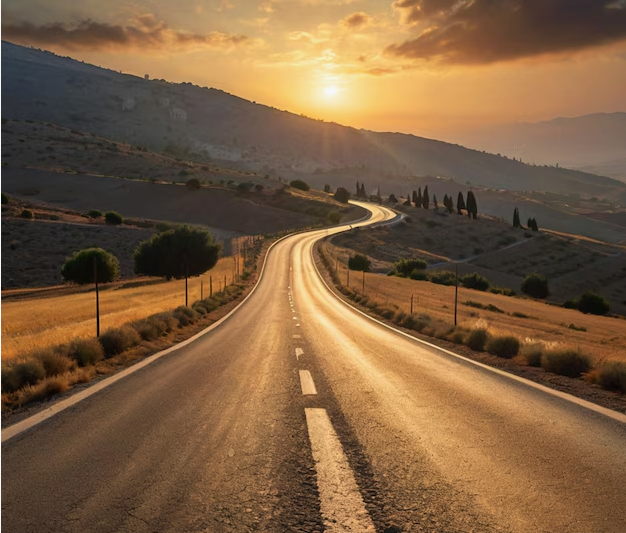
#> input picture imgs/cover_road.png, 626 x 533 px
$ python analyze.py
#> lines starting #> are read from the running program, lines starting #| are printed output that depends on the picture; long printed decimals are rounded
### src/stego.py
import io
import os
import struct
import hashlib
import numpy as np
from PIL import Image
from cryptography.exceptions import InvalidTag
from cryptography.hazmat.primitives.kdf.pbkdf2 import PBKDF2HMAC
from cryptography.hazmat.primitives import hashes
from cryptography.hazmat.primitives.ciphers.aead import AESGCM

def derive_key(password: str, salt: bytes) -> bytes:
    kdf = PBKDF2HMAC(
        algorithm=hashes.SHA256(),
        length=32,
        salt=salt,
        iterations=100_000,
    )
    return kdf.derive(password.encode("utf-8"))

def encrypt_message(plaintext: str, password: str) -> bytes:
    salt = os.urandom(16)
    nonce = os.urandom(12)
    key = derive_key(password, salt)
    aesgcm = AESGCM(key)
    ciphertext = aesgcm.encrypt(nonce, plaintext.encode("utf-8"), None)
    return salt + nonce + ciphertext

def decrypt_message(blob: bytes, password: str) -> str:
    if len(blob) < 44:
        raise ValueError("Ошибка")
    salt = blob[:16]
    nonce = blob[16:28]
    ciphertext = blob[28:]
    key = derive_key(password, salt)
    aesgcm = AESGCM(key)
    try:
        plaintext_bytes = aesgcm.decrypt(nonce, ciphertext, None)
        return plaintext_bytes.decode("utf-8")
    except (InvalidTag, UnicodeDecodeError) as e:
        raise ValueError("Ошибка") from e

def pack_plain_message(plaintext: str) -> bytes:
    raw = plaintext.encode("utf-8")
    checksum = hashlib.sha256(raw).digest()[:4]
    return checksum + raw

def unpack_plain_message(blob: bytes) -> str:
    if len(blob) < 4:
        raise ValueError("Ошибка")
    expected_checksum = blob[:4]
    raw = blob[4:]
    actual_checksum = hashlib.sha256(raw).digest()[:4]
    if expected_checksum != actual_checksum:
        raise ValueError("Ошибка")
    try:
        return raw.decode("utf-8")
    except UnicodeDecodeError as e:
        raise ValueError("Ошибка") from e

def bytes_to_bits(data: bytes) -> np.ndarray:
    byte_arr = np.frombuffer(data, dtype=np.uint8)
    return np.unpackbits(byte_arr)

def bits_to_bytes(bits: np.ndarray) -> bytes:
    return np.packbits(bits).tobytes()

def get_positions(total_components: int, password: str = None) -> np.ndarray:
    if password is None:
        return np.arange(total_components, dtype=np.int64)
    seed = int.from_bytes(hashlib.sha256(password.encode("utf-8")).digest()[:8], "big")
    rng = np.random.default_rng(seed)
    return rng.permutation(total_components)

def embed(cover_path: str, stego_path, message: str, mode: str = "plain", password: str = "Naadin") -> int:
    img = Image.open(cover_path).convert("RGB")
    arr = np.array(img, dtype=np.uint8)
    flat = arr.flatten()
    capacity_bits = flat.size

    if mode == "plain":
        payload = pack_plain_message(message)
        positions = get_positions(capacity_bits, password=None)
    elif mode == "encrypted":
        payload = encrypt_message(message, password)
        positions = get_positions(capacity_bits, password=None)
    elif mode == "random":
        payload = encrypt_message(message, password)
        positions = get_positions(capacity_bits, password=password)
    else:
        raise ValueError("Ошибка")

    packet = struct.pack(">I", len(payload)) + payload
    bits = bytes_to_bits(packet)

    if bits.size > capacity_bits:
        raise ValueError(f"Ошибка")

    target_indices = positions[: bits.size]
    flat[target_indices] = (flat[target_indices] & 0xFE) | bits

    stego_arr = flat.reshape(arr.shape)
    Image.fromarray(stego_arr, mode="RGB").save(stego_path, format="PNG")
    return bits.size

def extract(stego_path, mode: str = "plain", password: str = "Naadin") -> str:
    try:
        img = Image.open(stego_path).convert("RGB")
    except Exception as e:
        raise ValueError("Ошибка") from e

    flat = np.array(img, dtype=np.uint8).flatten()
    capacity_bits = flat.size

    if capacity_bits < 32:
        raise ValueError("Ошибка")

    positions = get_positions(capacity_bits, password=password if mode == "random" else None)

    try:
        len_bits = flat[positions[:32]] & 1
        payload_len = struct.unpack(">I", bits_to_bytes(len_bits))[0]
    except struct.error as e:
        raise ValueError("Ошибка") from e

    total_bits_needed = 32 + payload_len * 8
    if payload_len == 0 or total_bits_needed > capacity_bits:
        raise ValueError("Ошибка")

    payload_bits = flat[positions[32:total_bits_needed]] & 1
    payload = bits_to_bytes(payload_bits)

    if mode == "plain":
        return unpack_plain_message(payload)
    elif mode in ("encrypted", "random"):
        return decrypt_message(payload, password)
    else:
        raise ValueError("Ошибка")

# [17 lines that do not run on import are left out]

### src/analyze.py
import io
import os
import csv
import numpy as np
import matplotlib.pyplot as plt
from PIL import Image
from scipy.stats import chisquare
from skimage.metrics import peak_signal_noise_ratio, structural_similarity

from stego import embed, extract

def calc_chi_square(flat_arr: np.ndarray):
    hist = np.bincount(flat_arr, minlength=256)
    even = hist[0::2].astype(np.float64)
    odd = hist[1::2].astype(np.float64)
    expected = (even + odd) / 2.0

    mask = expected > 5
    if np.sum(mask) < 2:
        return 0.0, 1.0

    obs = np.concatenate([even[mask], odd[mask]])
    exp = np.concatenate([expected[mask], expected[mask]])

    ddof = int(np.sum(mask))
    stat, p_val = chisquare(f_obs=obs, f_exp=exp, ddof=ddof)
    return float(stat), float(p_val)

def evaluate_image(cover_arr: np.ndarray, stego_arr: np.ndarray):
    cover_flat = cover_arr.flatten()
    stego_flat = stego_arr.flatten()

    if np.array_equal(cover_arr, stego_arr):
        psnr_val = float("inf")
        ssim_val = 1.0
    else:
        psnr_val = float(peak_signal_noise_ratio(cover_arr, stego_arr, data_range=255))
        ssim_val = float(structural_similarity(cover_arr, stego_arr, channel_axis=2, data_range=255))

    changed_count = int(np.sum(cover_flat != stego_flat))
    total_components = int(cover_flat.size)
    changed_ratio = changed_count / total_components

    lsb = stego_flat & 1
    p_lsb_1 = float(np.mean(lsb))
    p_lsb_0 = 1.0 - p_lsb_1

    chi2_stat, p_value = calc_chi_square(stego_flat)

    return {
        "psnr": psnr_val,
        "ssim": ssim_val,
        "changed_count": changed_count,
        "total_components": total_components,
        "changed_ratio": changed_ratio,
        "p_lsb_0": p_lsb_0,
        "p_lsb_1": p_lsb_1,
        "chi2": chi2_stat,
        "p_value": p_value,
    }

def generate_payload_text(target_bytes: int) -> str:
    base = "Cryptography"
    encoded = base.encode("utf-8")
    repeats = (target_bytes // len(encoded)) + 2
    full_bytes = (encoded * repeats)[:target_bytes]
    return full_bytes.decode("utf-8", errors="ignore")

def plot_visualizations(cover_arr: np.ndarray, stego_arr: np.ndarray, cover_label: str, out_dir: str):
    diff = np.abs(cover_arr.astype(np.int16) - stego_arr.astype(np.int16)).astype(np.uint8)
    diff_amplified = diff * 255

    plt.figure(figsize=(10, 5))
    plt.subplot(1, 2, 1)
    plt.imshow(cover_arr)
    plt.title(f"Исходное изображение ({cover_label})")
    plt.axis("off")

    plt.subplot(1, 2, 2)
    plt.imshow(diff_amplified)
    plt.title("Карта разности")
    plt.axis("off")

    plt.tight_layout()
    plt.savefig(os.path.join(out_dir, "difference.png"), dpi=150)
    plt.close()

    cover_flat = cover_arr.flatten()
    stego_flat = stego_arr.flatten()

    hist_cover = np.bincount(cover_flat, minlength=256).astype(np.float64)
    hist_stego = np.bincount(stego_flat, minlength=256).astype(np.float64)

    max_val = max(hist_cover.max(), hist_stego.max())
    hist_cover_pct = (hist_cover / max_val) * 100.0
    hist_stego_pct = (hist_stego / max_val) * 100.0

    x = np.arange(256)
    plt.figure(figsize=(10, 5))
    plt.fill_between(x, hist_cover_pct, color="royalblue", alpha=0.45, label="Cover")
    plt.plot(x, hist_cover_pct, color="royalblue", linewidth=1)

    plt.fill_between(x, hist_stego_pct, color="crimson", alpha=0.35, label="Stego Plain LSB")
    plt.plot(x, hist_stego_pct, color="crimson", linewidth=1)

    plt.title("Сравнительная гистограмма распределения яркости (0–255)")
    plt.xlabel("Яркость пикселя (0–255)")
    plt.ylabel("Относительная частота (%)")
    plt.xlim(0, 255)
    plt.ylim(0, 105)
    plt.xticks((0, 64, 128, 192, 255))
    plt.yticks((0, 50, 100), ("0%", "50%", "100%"))
    plt.legend()
    plt.grid(axis="y", linestyle="--", alpha=0.4)

    plt.tight_layout()
    plt.savefig(os.path.join(out_dir, "histogram.png"), dpi=150)
    plt.close()

def plot_three_methods_diff(cover_arr: np.ndarray, imgs_dir: str, out_dir: str):
    modes = [
        ("stego_plain.png", "Plain LSB"),
        ("stego_encrypted.png", "Encrypted LSB"),
        ("stego_random.png", "Encrypted Random LSB")
    ]

    plt.figure(figsize=(15, 5))
    for i, (fname, title) in enumerate(modes, 1):
        stego_path = os.path.join(imgs_dir, fname)
        stego_arr = np.array(Image.open(stego_path).convert("RGB"), dtype=np.uint8)
        diff_amp = np.abs(cover_arr.astype(np.int16) - stego_arr.astype(np.int16)).astype(np.uint8) * 255

        plt.subplot(1, 3, i)
        plt.imshow(diff_amp)
        plt.title(title)
        plt.axis("off")

    plt.tight_layout()
    plt.savefig(os.path.join(out_dir, "comparison_diff.png"), dpi=150)
    plt.close()

def discover_images(imgs_dir: str) -> list:
    all_pngs = sorted(os.listdir(imgs_dir))
    covers = [
        f for f in all_pngs
        if f.endswith(".png") and not f.startswith("stego_") and not f.startswith("test_")
    ]
    if not covers:
        raise FileNotFoundError("Ошибка")

    if "cover_road.png" in covers:
        covers.remove("cover_road.png")
        covers.insert(0, "cover_road.png")

    return covers

def run_all_experiments():
    base_dir = os.path.dirname(os.path.dirname(os.path.abspath(__file__)))
    imgs_dir = os.path.join(base_dir, "imgs")
    results_dir = os.path.join(base_dir, "results")
    os.makedirs(results_dir, exist_ok=True)

    password = "Naadin_password"
    images_to_test = discover_images(imgs_dir)
    primary_image = images_to_test[0]
    csv_rows = []

    for img_name in images_to_test:
        cover_path = os.path.join(imgs_dir, img_name)
        cover_arr = np.array(Image.open(cover_path).convert("RGB"), dtype=np.uint8)
        h, w, _ = cover_arr.shape
#> h = 533; w = 626
        total_capacity_bytes = cover_arr.size // 8
#> total_capacity_bytes = 125121

        print(f" ")
        print(f"----------------------------------------------------------------------------------")
        print(f"Изображение: {img_name} ({w}x{h})")
#| Изображение: cover_road.png (626x533)
        print(f"Всего компонент: {cover_arr.size}, вместимость: {total_capacity_bytes} байт")
#| Всего компонент: 1000974, вместимость: 125121 байт

        for fill_percent in (1, 5):
            payload_bytes = int(total_capacity_bytes * (fill_percent / 100.0))
#> payload_bytes = 1251
            secret_text = generate_payload_text(payload_bytes)

            print(f"\n--- Уровень заполнения: {fill_percent}% (~{payload_bytes} байт) ---")
#| --- Уровень заполнения: 1% (~1251 байт) ---
            print("| Вариант | PSNR (дБ) | SSIM | Изменено | Changed ratio | P(LSB=0) | P(LSB=1) | Chi2 | p-value |")
            print("|---|---|---|---|---|---|---|---|---|")

            m_cover = evaluate_image(cover_arr, cover_arr)
#> in evaluate_image, `changed_count = int(np.sum(cover_flat != stego_flat))`: changed_count = 0
#> in evaluate_image, `p_lsb_1 = float(np.mean(lsb))`: p_lsb_1 = 0.499
#> in evaluate_image, `p_lsb_0 = 1.0 - p_lsb_1`: p_lsb_0 = 0.501
#> in calc_chi_square, `hist = np.bincount(flat_arr, minlength=256)`: hist = 256 values, max 24642 at index 46, min 0 at index 248, mean 3910.1
#> in calc_chi_square, `even = hist[0::2].astype(np.float64)`: even = 128 values, max 24642 at index 23, min 0 at index 124, mean 3914.8
#> in calc_chi_square, `odd = hist[1::2].astype(np.float64)`: odd = 128 values, max 17727 at index 38, min 0 at index 124, mean 3905.3
#> in calc_chi_square, `expected = (even + odd) / 2.0`: expected = 128 values, max 18266 at index 23, min 0 at index 124, mean 3910.1
#> in calc_chi_square, `obs = np.concatenate([even[mask], odd[mask]])`: obs = 248 values, max 24642 at index 23, min 87 at index 124, mean 4036.2
#> in calc_chi_square, `exp = np.concatenate([expected[mask], expected[mask]])`: exp = 248 values, max 18266 at index 23, min 160 at index 1, mean 4036.2
#> in calc_chi_square, `ddof = int(np.sum(mask))`: ddof = 124
#> in calc_chi_square, `stat, p_val = chisquare(f_obs=obs, f_exp=exp, ddof=ddof)`: stat = 16431.2; p_val = 0
#> in evaluate_image, `chi2_stat, p_value = calc_chi_square(stego_flat)`: chi2_stat = 16431.2; p_value = 0
#> m_cover = 9 items
            print(
                f"| Cover | inf | 1.000000 | 0 | 0.000000 | "
                f"{m_cover['p_lsb_0']:.4f} | {m_cover['p_lsb_1']:.4f} | "
                f"{m_cover['chi2']:.2f} | {m_cover['p_value']:.6f} |"
            )
#| | Cover | inf | 1.000 | 0 | 0 | 0.5006 | 0.4994 | 16431.21 | 0 |
            csv_rows.append([
                img_name, f"{fill_percent}%", "Cover", "inf", 1.0, 0, 0.0,
                m_cover['p_lsb_0'], m_cover['p_lsb_1'], m_cover['chi2'], m_cover['p_value']
            ])

            for mode, label in [("plain", "Plain LSB"), ("encrypted", "Encrypted LSB"), ("random", "Random LSB")]:
                overhead_diff = 40 if mode == "plain" else 0
                mode_text = generate_payload_text(payload_bytes + overhead_diff)

                save_to_disk = (img_name == primary_image and fill_percent == 1)
                target = os.path.join(imgs_dir, f"stego_{mode}.png") if save_to_disk else io.BytesIO()

                embed(cover_path, target, mode_text, mode=mode, password=password)
                if not save_to_disk:
                    target.seek(0)

                extracted = extract(target, mode=mode, password=password)
#> in extract, `len_bits = flat[positions[:32]] & 1`: len_bits = 32 values, max 1 at index 21, min 0 at index 0, mean 0.188
#> in extract, `payload_len = struct.unpack(">I", bits_to_bytes(len_bits))[0]`: payload_len = 1295
#> in extract, `total_bits_needed = 32 + payload_len * 8`: total_bits_needed = 10392
#> in extract, `payload_bits = flat[positions[32:total_bits_needed]] & 1`: payload_bits = 10360 values, max 1 at index 0, min 0 at index 5, mean 0.5
                assert extracted == mode_text, f"Ошибка{mode}"

                if not save_to_disk:
                    target.seek(0)
                stego_arr = np.array(Image.open(target).convert("RGB"), dtype=np.uint8)
                m = evaluate_image(cover_arr, stego_arr)
#> m = 9 items

                print(
                    f"| {label} | {m['psnr']:.2f} | {m['ssim']:.6f} | {m['changed_count']} | "
                    f"{m['changed_ratio']:.6f} | {m['p_lsb_0']:.4f} | {m['p_lsb_1']:.4f} | "
                    f"{m['chi2']:.2f} | {m['p_value']:.6f} |"
                )
#| | Plain LSB | 70.95 | 1 | 5224 | 0.005219 | 0.5004 | 0.4996 | 16195.92 | 0 |
                csv_rows.append([
                    img_name, f"{fill_percent}%", label, round(m['psnr'], 4), round(m['ssim'], 6),
                    m['changed_count'], round(m['changed_ratio'], 6), round(m['p_lsb_0'], 4),
                    round(m['p_lsb_1'], 4), round(m['chi2'], 2), round(m['p_value'], 6)
                ])

                if save_to_disk and mode == "plain":
                    plot_visualizations(cover_arr, stego_arr, primary_image, results_dir)
#> in plot_visualizations, `diff = np.abs(cover_arr.astype(np.int16) - stego_arr.astype(np.int16))..`:
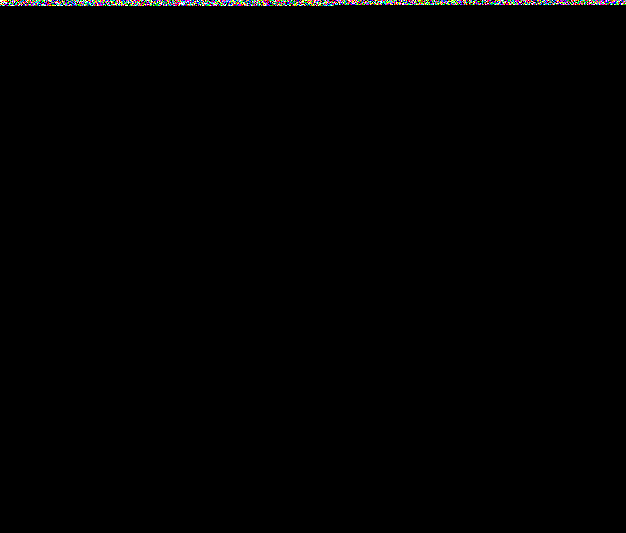
#> diff: shape (533, 626, 3); mean R, G, B 0.00528, 0.00521, 0.00517; drawn with 1 as white
#> in plot_visualizations, `plt.savefig(os.path.join(out_dir, "difference.png"), dpi=150)`:
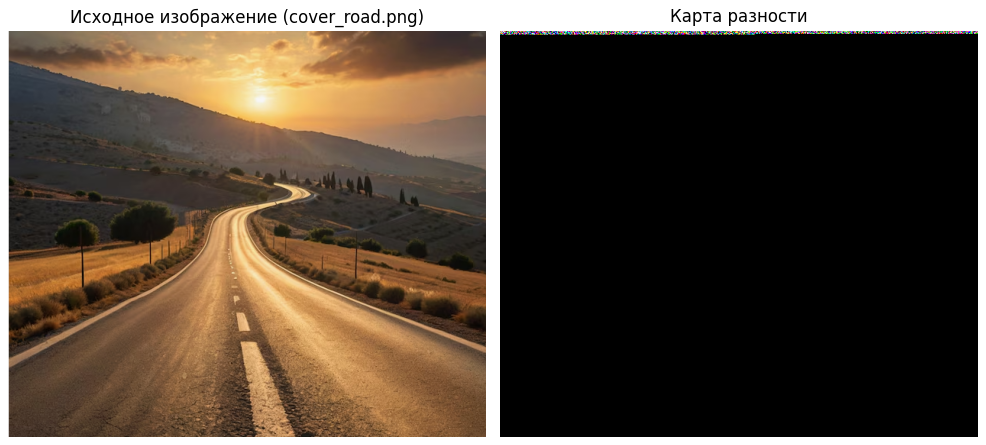
#> figure drawn by matplotlib, 2 panels
#> in plot_visualizations, `hist_cover = np.bincount(cover_flat, minlength=256).astype(np.float64)`: hist_cover has the same summary as hist in calc_chi_square
#> in plot_visualizations, `hist_stego = np.bincount(stego_flat, minlength=256).astype(np.float64)`: hist_stego = 256 values, max 24638 at index 46, min 0 at index 248, mean 3910.1
#> in plot_visualizations, `max_val = max(hist_cover.max(), hist_stego.max())`: max_val = 24642
#> in plot_visualizations, `hist_cover_pct = (hist_cover / max_val) * 100.0`: hist_cover_pct = 256 values, max 100 at index 46, min 0 at index 248, mean 15.87
#> in plot_visualizations, `hist_stego_pct = (hist_stego / max_val) * 100.0`: hist_stego_pct = 256 values, max 99.98 at index 46, min 0 at index 248, mean 15.87
#> in plot_visualizations, `plt.savefig(os.path.join(out_dir, "histogram.png"), dpi=150)`:
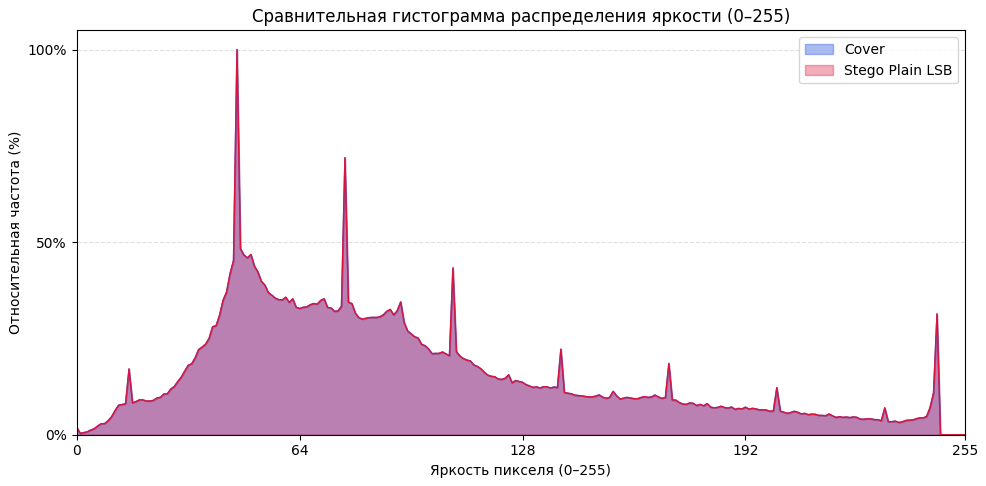
#> figure drawn by matplotlib, 1 panel; curve peaks at x = 46, y = 100; curve peaks at x = 46, y = 99.98

            if fill_percent == 1:
                print("-----")
                print("Оценка изменений (основной эксперимент, 1%):")
                for row in csv_rows[-3:]:
                    method_name = row[2]
                    ch_count = row[5]
                    ch_ratio = row[6]
                    print(f"  - {method_name}: изменено {ch_count} из {cover_arr.size} компонент (changed_ratio = {ch_ratio:.6f})")

    primary_arr = np.array(Image.open(os.path.join(imgs_dir, primary_image)).convert("RGB"), dtype=np.uint8)
    plot_three_methods_diff(primary_arr, imgs_dir, results_dir)

    csv_path = os.path.join(results_dir, "metrics.csv")
    with open(csv_path, "w", newline="", encoding="utf-8") as f:
        writer = csv.writer(f)
        writer.writerow([
            "Image", "Payload_Level", "Method", "PSNR", "SSIM",
            "Changed_Count", "Changed_Ratio", "P_LSB_0", "P_LSB_1", "Chi2", "P_Value"
        ])
        writer.writerows(csv_rows)

if __name__ == "__main__":
    run_all_experiments()
#> (the call stopped at in derive_key, `kdf = PBKDF2HMAC( algorithm=hashes.SHA256(), length=32, salt=salt, ite..`: cryptography is not available in this run)
